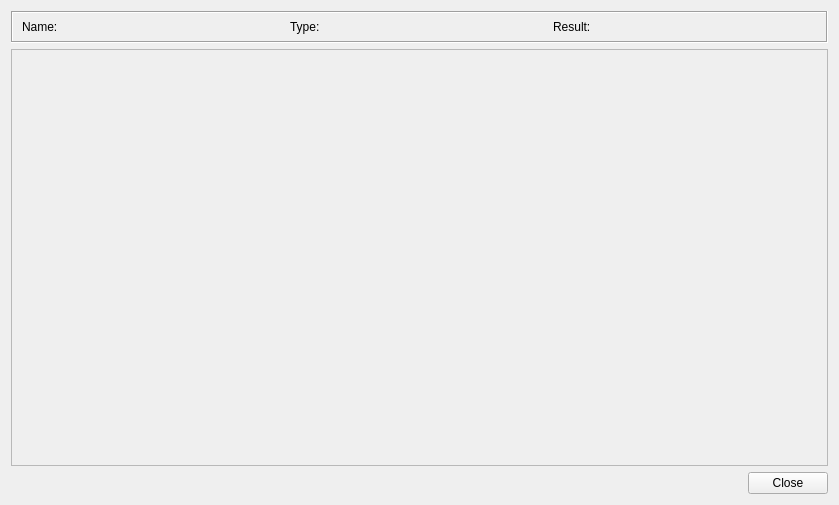
<?xml version="1.0" encoding="UTF-8"?>
<ui version="4.0">
 <comment>
********************************************************************************
**
** Copyright (c) 2018 The University of Notre Dame
** Copyright (c) 2018 The Regents of the University of California
**
** Redistribution and use in source and binary forms, with or without modification,
** are permitted provided that the following conditions are met:
**
** 1. Redistributions of source code must retain the above copyright notice, this 
** list of conditions and the following disclaimer.
**
** 2. Redistributions in binary form must reproduce the above copyright notice, this
** list of conditions and the following disclaimer in the documentation and/or other
** materials provided with the distribution.
**
** 3. Neither the name of the copyright holder nor the names of its contributors may
** be used to endorse or promote products derived from this software without specific
** prior written permission.
**
** THIS SOFTWARE IS PROVIDED BY THE COPYRIGHT HOLDERS AND CONTRIBUTORS &quot;AS IS&quot; AND ANY
** EXPRESS OR IMPLIED WARRANTIES, INCLUDING, BUT NOT LIMITED TO, THE IMPLIED WARRANTIES
** OF MERCHANTABILITY AND FITNESS FOR A PARTICULAR PURPOSE ARE DISCLAIMED. IN NO EVENT
** SHALL THE COPYRIGHT HOLDER OR CONTRIBUTORS BE LIABLE FOR ANY DIRECT, INDIRECT,
** INCIDENTAL, SPECIAL, EXEMPLARY, OR CONSEQUENTIAL DAMAGES (INCLUDING, BUT NOT LIMITED
** TO, PROCUREMENT OF SUBSTITUTE GOODS OR SERVICES; LOSS OF USE, DATA, OR PROFITS; OR
** BUSINESS INTERRUPTION) HOWEVER CAUSED AND ON ANY THEORY OF LIABILITY, WHETHER IN
** CONTRACT, STRICT LIABILITY, OR TORT (INCLUDING NEGLIGENCE OR OTHERWISE) ARISING
** IN ANY WAY OUT OF THE USE OF THIS SOFTWARE, EVEN IF ADVISED OF THE POSSIBILITY OF
** SUCH DAMAGE.
**
**********************************************************************************

// Contributors:
 </comment>
 <class>ResultVisualPopup</class>
 <widget class="QWidget" name="ResultVisualPopup">
  <property name="geometry">
   <rect>
    <x>0</x>
    <y>0</y>
    <width>839</width>
    <height>505</height>
   </rect>
  </property>
  <property name="windowTitle">
   <string>View Result</string>
  </property>
  <layout class="QVBoxLayout" name="verticalLayout">
   <item>
    <widget class="QFrame" name="frame_resultsInfo">
     <property name="sizePolicy">
      <sizepolicy hsizetype="Preferred" vsizetype="Minimum">
       <horstretch>0</horstretch>
       <verstretch>0</verstretch>
      </sizepolicy>
     </property>
     <property name="maximumSize">
      <size>
       <width>16777215</width>
       <height>32</height>
      </size>
     </property>
     <property name="frameShape">
      <enum>QFrame::Box</enum>
     </property>
     <property name="frameShadow">
      <enum>QFrame::Sunken</enum>
     </property>
     <layout class="QHBoxLayout" name="horizontalLayout_2">
      <property name="topMargin">
       <number>6</number>
      </property>
      <property name="bottomMargin">
       <number>6</number>
      </property>
      <item>
       <widget class="QLabel" name="label_name">
        <property name="text">
         <string>Name:</string>
        </property>
       </widget>
      </item>
      <item>
       <widget class="QLabel" name="label_theName">
        <property name="sizePolicy">
         <sizepolicy hsizetype="Preferred" vsizetype="Preferred">
          <horstretch>1</horstretch>
          <verstretch>0</verstretch>
         </sizepolicy>
        </property>
        <property name="text">
         <string/>
        </property>
       </widget>
      </item>
      <item>
       <widget class="QLabel" name="label_type">
        <property name="text">
         <string>Type:</string>
        </property>
       </widget>
      </item>
      <item>
       <widget class="QLabel" name="label_theType">
        <property name="sizePolicy">
         <sizepolicy hsizetype="Preferred" vsizetype="Preferred">
          <horstretch>1</horstretch>
          <verstretch>0</verstretch>
         </sizepolicy>
        </property>
        <property name="text">
         <string/>
        </property>
       </widget>
      </item>
      <item>
       <widget class="QLabel" name="label_result">
        <property name="text">
         <string>Result:</string>
        </property>
       </widget>
      </item>
      <item>
       <widget class="QLabel" name="label_theResult">
        <property name="sizePolicy">
         <sizepolicy hsizetype="Preferred" vsizetype="Preferred">
          <horstretch>1</horstretch>
          <verstretch>0</verstretch>
         </sizepolicy>
        </property>
        <property name="text">
         <string/>
        </property>
       </widget>
      </item>
     </layout>
    </widget>
   </item>
   <item>
    <widget class="QFrame" name="displayFrame">
     <property name="frameShape">
      <enum>QFrame::StyledPanel</enum>
     </property>
     <property name="frameShadow">
      <enum>QFrame::Raised</enum>
     </property>
    </widget>
   </item>
   <item>
    <layout class="QHBoxLayout" name="horizontalLayout">
     <item>
      <spacer name="horizontalSpacer">
       <property name="orientation">
        <enum>Qt::Horizontal</enum>
       </property>
       <property name="sizeHint" stdset="0">
        <size>
         <width>678</width>
         <height>20</height>
        </size>
       </property>
      </spacer>
     </item>
     <item>
      <widget class="QPushButton" name="closeButton">
       <property name="text">
        <string>Close</string>
       </property>
      </widget>
     </item>
    </layout>
   </item>
  </layout>
 </widget>
 <resources/>
 <connections>
  <connection>
   <sender>closeButton</sender>
   <signal>clicked()</signal>
   <receiver>ResultVisualPopup</receiver>
   <slot>closeButtonClicked()</slot>
   <hints>
    <hint type="sourcelabel">
     <x>788</x>
     <y>416</y>
    </hint>
    <hint type="destinationlabel">
     <x>419</x>
     <y>252</y>
    </hint>
   </hints>
  </connection>
 </connections>
 <slots>
  <slot>closeButtonClicked()</slot>
 </slots>
</ui>
